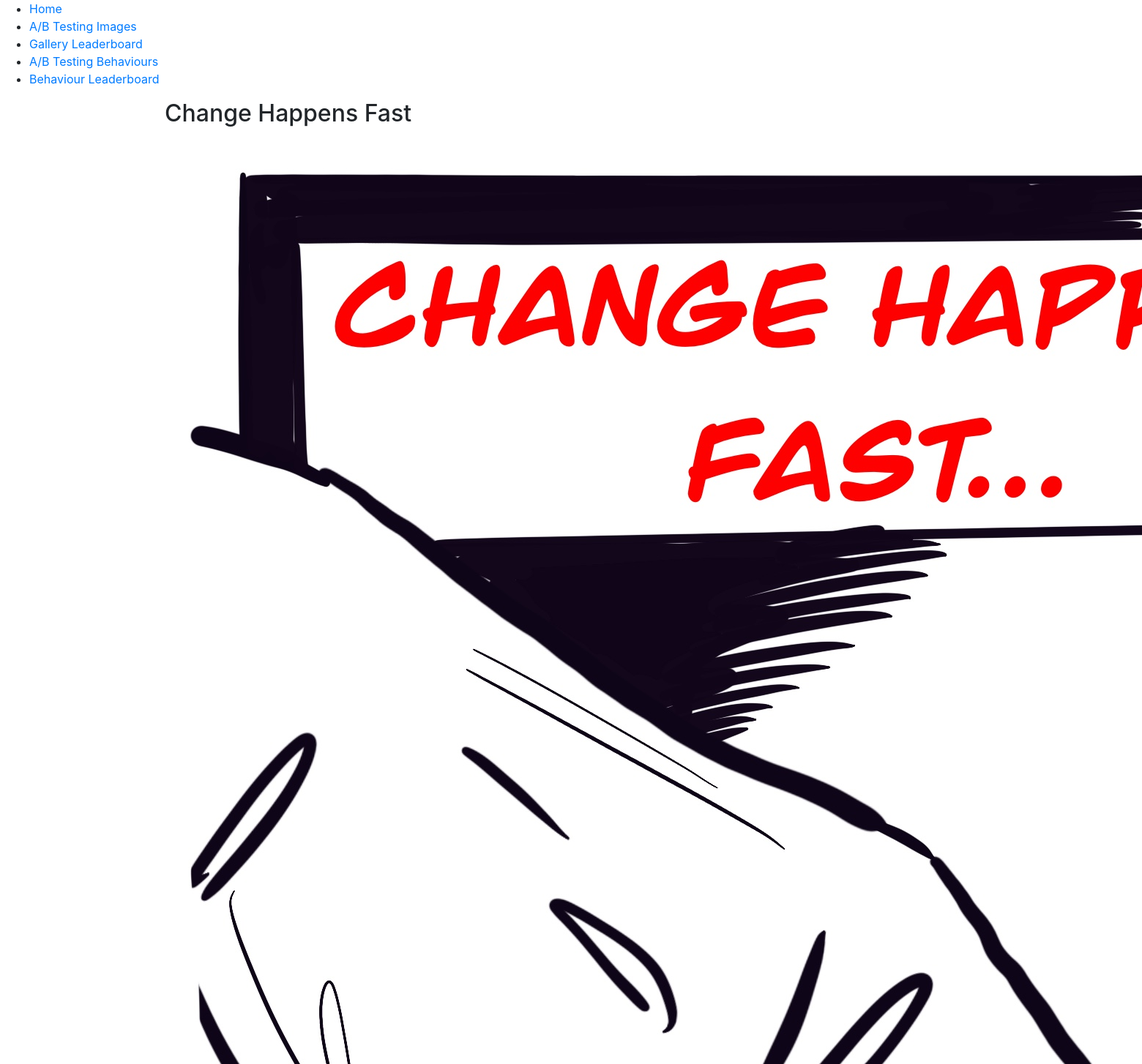
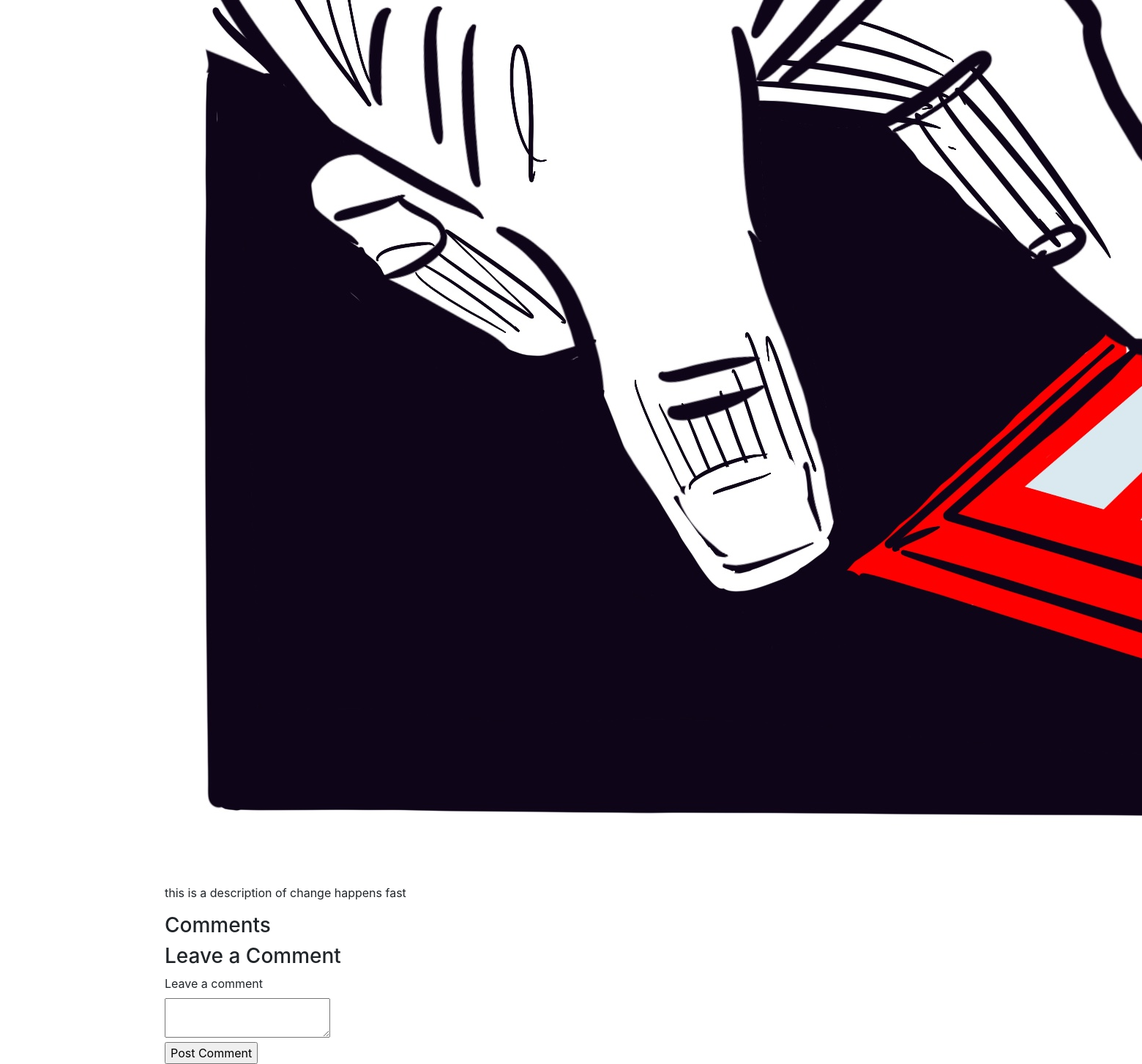
Screenshot of /gallery/2 with the database file from the repository (2 pictures, top to bottom).
### tables this page shows
CREATE TABLE Gallery (
            id INTEGER PRIMARY KEY AUTOINCREMENT,
            PathToImage TEXT NOT NULL UNIQUE,
            Name TEXT NOT NULL,
            Description TEXT,
            ELO INTEGER DEFAULT 1000,
            Wins INTEGER DEFAULT 0
        );

### app.py (the view)
@app.route('/gallery/<image_id>', methods=['GET', 'POST'])
def gallery_description(image_id):
    conn = sqlite3.connect('treehouse.db')
    cursor = conn.cursor()
    cursor.execute("SELECT * FROM Gallery WHERE id=?", (image_id,))
    image = cursor.fetchone()
    cursor.execute("SELECT * FROM Comments WHERE gallery_id=?", (image_id,))
    comments = cursor.fetchall()
    conn.close()
    if image is None:
        flash('Gallery image not found!', 'error')
        return redirect(url_for('index'))
    form = CommentForm()
    if form.validate_on_submit():
        add_comment(image[2], form.content.data)  # Pass image name
        flash('Your comment has been added!', 'success')
        return redirect(url_for('gallery_description', image_id=image_id))
    return render_template('gallery_description.html', image=image, comments=comments, form=form)

### forms.py
class CommentForm(FlaskForm):
    content = TextAreaField('Leave a comment', validators=[DataRequired()])
    submit = SubmitField('Post Comment')

### templates/gallery_description.html (shortened to what this page needs)
{% extends 'base.html' %}
{% block content %}
    <h2>{{ image[2] }}</h2>
    <img src="{{ url_for('static', filename=image[1]) }}" alt="{{ image[2] }}">
    <p>{{ image[3] }}</p>
    <h3>Comments</h3>
    <h3>Leave a Comment</h3>
    <form method="POST" action="">
        <div>
            {{ form.content.label }}<br>
            {{ form.content }}
        </div>
        <div>
            {{ form.submit() }}
        </div>
    </form>
{% endblock %}

### rows the page displays
Gallery: Name "Change Happens Fast", PathToImage (picture), Description "this is a description of change happens fast"
